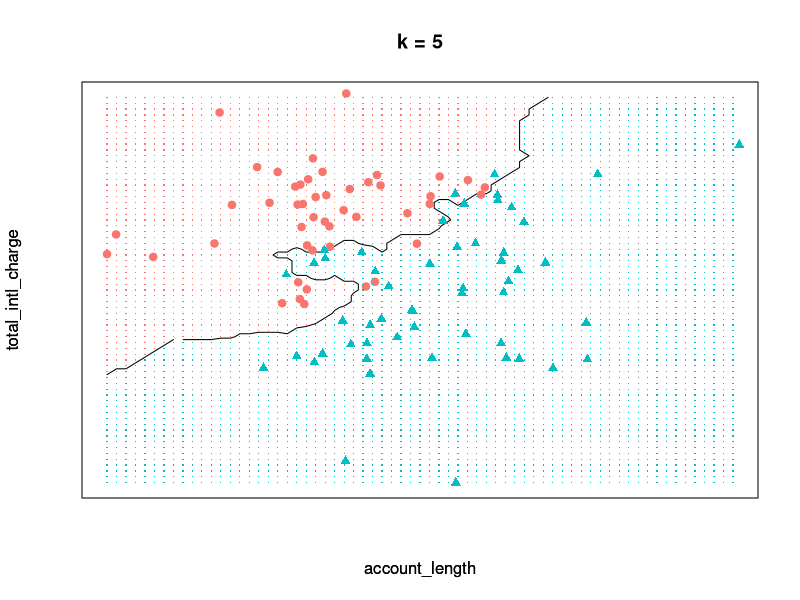
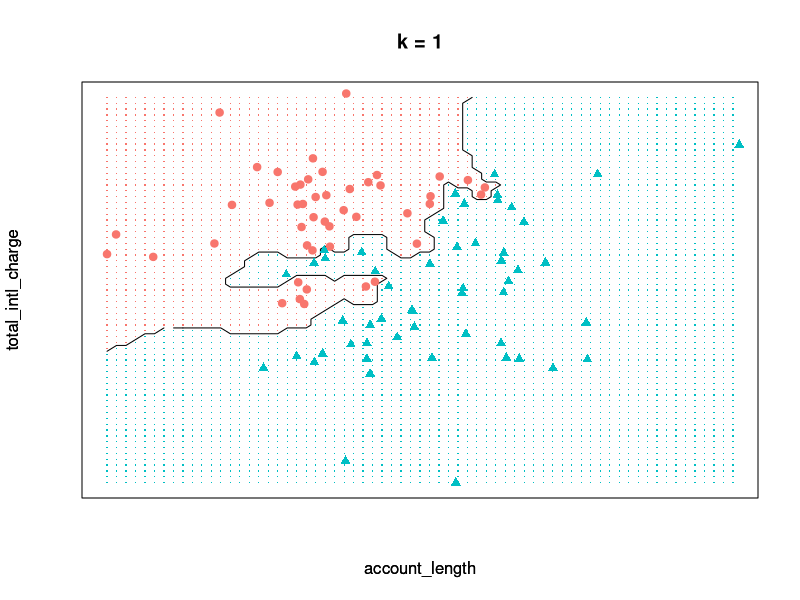
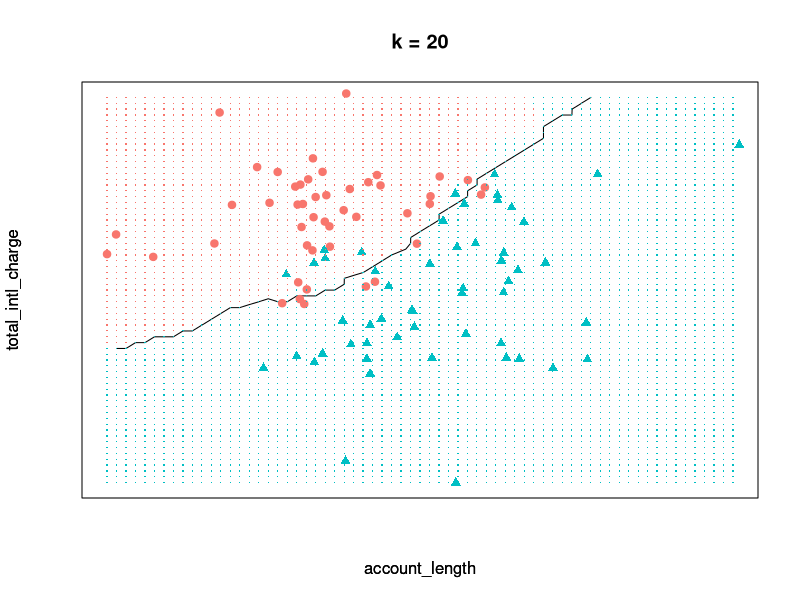

The R script that drew these images, in order:
options(warn=-1)
options(readr.num_columns = 0)

library(tidyverse)
library(kableExtra)
library(ggplot2)
library(caret)
library(class)

churn <- read_csv("_build/data/churn_train.csv")

churnSample <- read_csv("_build/data/churn_sample.csv")
churnSample$account_length <- (churnSample$account_length - min(churnSample$account_length)) / (max(churnSample$account_length) - min(churnSample$account_length))
churnSample$total_intl_charge <- (churnSample$total_intl_charge - min(churnSample$total_intl_charge)) / (max(churnSample$total_intl_charge) - min(churnSample$total_intl_charge))
# get the range of x1 and x2
rx1 <- range(churnSample$account_length)
rx2 <- range(churnSample$total_intl_charge)
# get lattice points in predictor space
px1 <- seq(from = rx1[1], to = rx1[2], by = 0.015 )
px2 <- seq(from = rx2[1], to = rx2[2], by = 0.015 )
xnew <- expand.grid(x1 = px1, x2 = px2)

# get the contour map
k=5
knnK <- knn(train = churnSample[,1:2], test = xnew, cl = churnSample$churn, k = k, prob = TRUE)
prob <- attr(knnK, "prob")
prob <- ifelse(knnK=="1", prob, 1-prob)
probK <- matrix(prob, nrow = length(px1), ncol = length(px2))

# Figure 2.2
#par(mar = rep(2,4))
contour(px1, px2, probK, levels=0.5, labels="", xlab="account_length", ylab="total_intl_charge", axes=FALSE)
points(churnSample[,1:2], col=ifelse(churnSample[,3]==1, "#F8766D", "#00BFC4"),
       pch=ifelse(churnSample[,3]==1, 19, 17))
points(xnew, pch=".", cex=1.2, col=ifelse(probK>0.5, "#F8766D", "#00BFC4"),
       shape=ifelse(churnSample[,3]==1, "a", "b"))
title(xlab="account_length", ylab="total_intl_charge", main=paste0("k = ", k))
box()

k=1
knnK <- knn(train = churnSample[,1:2], test = xnew, cl = churnSample$churn, k = k, prob = TRUE)
prob <- attr(knnK, "prob")
prob <- ifelse(knnK=="1", prob, 1-prob)
probK <- matrix(prob, nrow = length(px1), ncol = length(px2))

# Figure 2.2
#par(mar = rep(2,4))
contour(px1, px2, probK, levels=0.5, labels="", xlab="account_length", ylab="total_intl_charge", axes=FALSE)
points(churnSample[,1:2], col=ifelse(churnSample[,3]==1, "#F8766D", "#00BFC4"),
       pch=ifelse(churnSample[,3]==1, 19, 17))
points(xnew, pch=".", cex=1.2, col=ifelse(probK>0.5, "#F8766D", "#00BFC4"),
       shape=ifelse(churnSample[,3]==1, "a", "b"))
title(xlab="account_length", ylab="total_intl_charge", main=paste0("k = ", k))
box()

k=20
knnK <- knn(train = churnSample[,1:2], test = xnew, cl = churnSample$churn, k = k, prob = TRUE)
prob <- attr(knnK, "prob")
prob <- ifelse(knnK=="1", prob, 1-prob)
probK <- matrix(prob, nrow = length(px1), ncol = length(px2))

# Figure 2.2
#par(mar = rep(2,4))
contour(px1, px2, probK, levels=0.5, labels="", xlab="account_length", ylab="total_intl_charge", axes=FALSE)
points(churnSample[,1:2], col=ifelse(churnSample[,3]==1, "#F8766D", "#00BFC4"),
       pch=ifelse(churnSample[,3]==1, 19, 17))
points(xnew, pch=".", cex=1.2, col=ifelse(probK>0.5, "#F8766D", "#00BFC4"),
       shape=ifelse(churnSample[,3]==1, "a", "b"))
title(xlab="account_length", ylab="total_intl_charge", main=paste0("k = ", k))
box()
